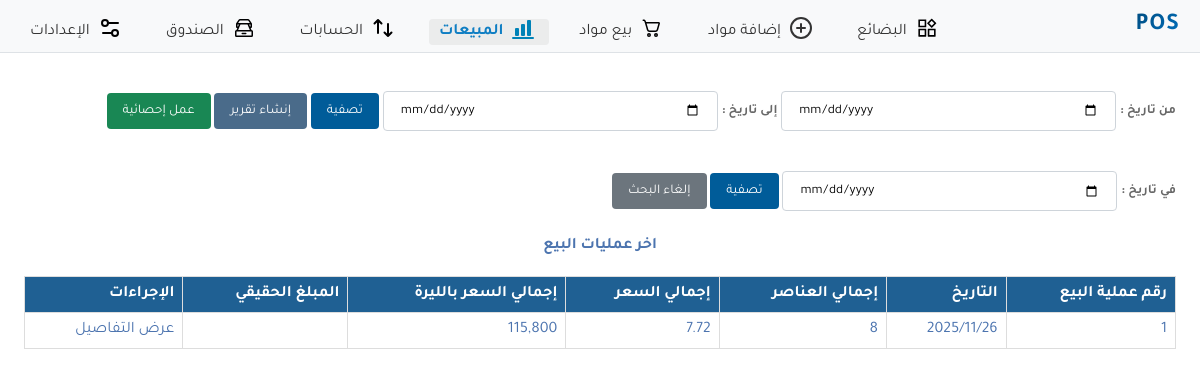
The app's page /sales, older data.
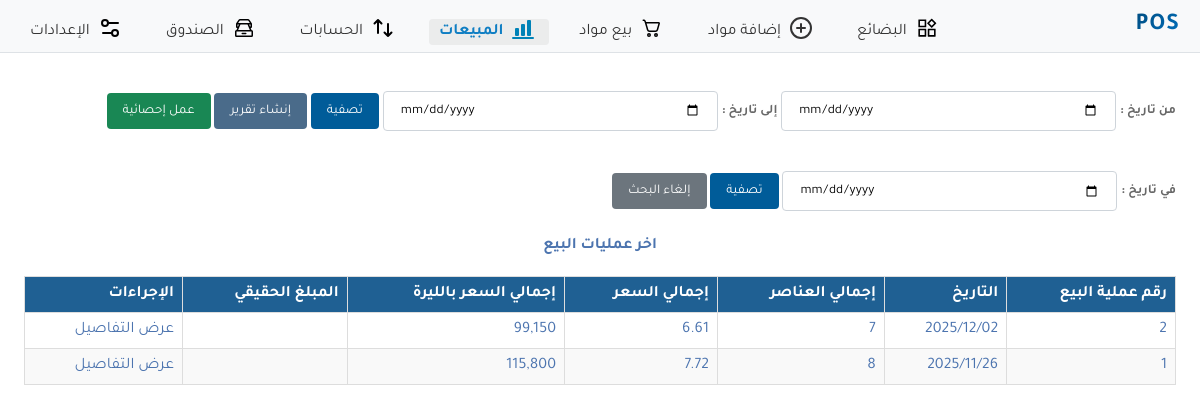
The same page, newer data.
### store/models.py (models this page shows, shortened)
class Sale(models.Model):
    date = models.DateField(default=timezone.now)
    products = models.ManyToManyField(Product, through='SaleItem')
    total_payable_price=models.PositiveIntegerField(null=True,blank=True)

### store/views.py (the view, shortened to what this page needs)
# urls.py: path('sales', views.list_sales, name='list_sales'),
def list_sales(request):
    sales_message=""
    current_year = datetime.now().year
    months = [(i, f"{i:02d}") for i in range(1, 13)]  # List of tuples
    sales = Sale.objects.all()
    start_date = request.GET.get('start_date')
    end_date = request.GET.get('end_date')
    single_date = request.GET.get('single_date')
    if  not start_date and not end_date and not single_date: #no filters => latest 20 sales
        sales = sales.order_by('-date', '-id')[:20]
        sales_message='اخر عمليات البيع'
    sales_data = []
    for sale in sales:
        total_items = SaleItem.objects.filter(sale=sale).aggregate(total=Sum('quantity'))['total'] or 0
        total_price = sum(item.price_at_sale * item.quantity for item in SaleItem.objects.filter(sale=sale))
        total_price_syp = sum(item.price_at_sale * item.quantity * item.dollar_rate_at_sale for item in SaleItem.objects.filter(sale=sale))
        sales_data.append({
            'sale': sale,
            'total_items': total_items,
            'total_price': total_price,
            'total_price_syp': total_price_syp
        })
    return render(request, 'store/list_sales.html', {'sales_message':sales_message,'sales_data': sales_data,'current_year': current_year,'months': months})

### store/templates/store/list_sales.html (shortened to what this page needs)
{% extends 'base.html' %}
{% load static %}
{% load humanize %}
{% block content %}
<link rel="stylesheet" type="text/css" href="{% static 'store/sales.css' %}">
<form method="get" action="{% url 'list_sales' %}">
    <label for="start_date" class="form-label"> من تاريخ :</label>
    <input type="date" id="start_date" name="start_date" >
    <label for="end_date" class="form-label"> إلى تاريخ :</label>
    <input type="date" id="end_date" name="end_date">
    <button type="submit" class="btn blue">تصفية</button>
    <button type="button" class="btn special_blue" onclick="openModal()">
    إنشاء تقرير
</button>
<button type="button" class="btn green">
    <a href={% url "sales_statistics" %}>
        عمل إحصائية
    <a/>
</button>
</form>
<form>
    <label for="single_date"  class="form-label">في تاريخ :</label>
    <input type="date" id="single_date" name="single_date">
    <button type="submit" class="btn blue">تصفية</button>
    <button type="button" class="btn gray" id="clearSearch">إلغاء البحث</button>
</form>
<p style="text-align:center; "><strong>{{sales_message}}</strong></p>
<table class="sales-list-table">
    <thead>
        <tr>
            <th>رقم عملية البيع</th>
            <th>التاريخ</th>
            <th>إجمالي العناصر</th>
            <th>إجمالي السعر</th>
            <th>إجمالي السعر بالليرة</th>
            <th>المبلغ الحقيقي</th>
            <th>الإجراءات</th>
        </tr>
    </thead>
    <tbody>
        {% for data in sales_data %}
            <tr>
                <td>{{ data.sale.id }}</td>
                <td>{{ data.sale.date|date:"Y/m/d" }}</td>
                <td>{{ data.total_items }}</td>
                <td>{{ data.total_price }}</td>
                <td>{{ data.total_price_syp|floatformat:0|intcomma }}</td>
                <td>{{ data.sale.total_payable_price|floatformat:0|intcomma }}</td>
                <td><a href="{% url 'sale_detail' data.sale.id %}">عرض التفاصيل</a></td>
            </tr>
        {% empty %}
            <tr>
                <td colspan="6" style="text-align:center" class="error">لا توجد مبيعات مسجلة</td>
            </tr>
        {% endfor %}
    </tbody>
</table>
{% endblock %}

Row changes from the older to the newer data that the page shows:
added Sale: sale.id "2", sale "2025/12/02", total_items "7", total_price "6.61", total_price_syp "99,150"
